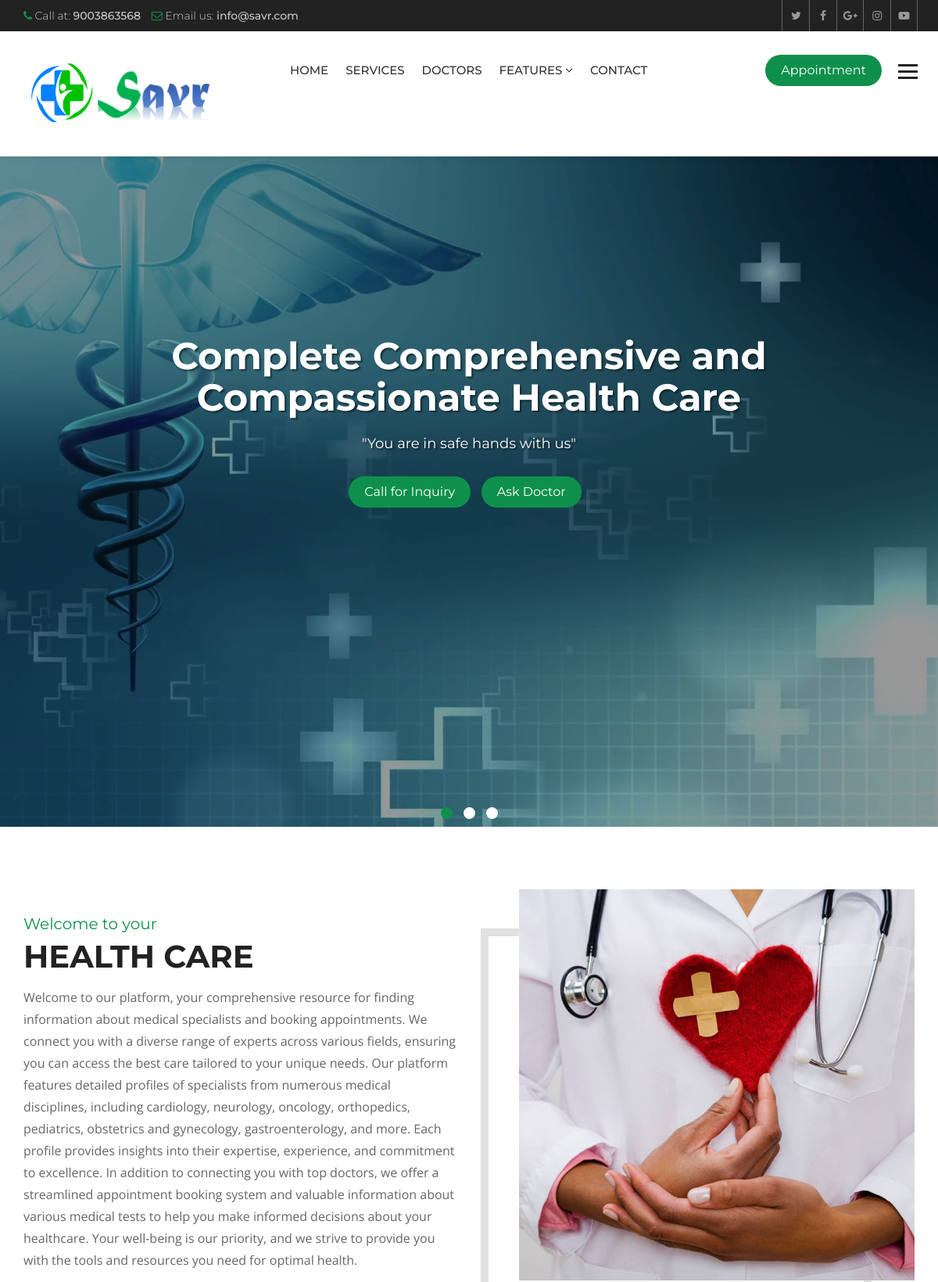
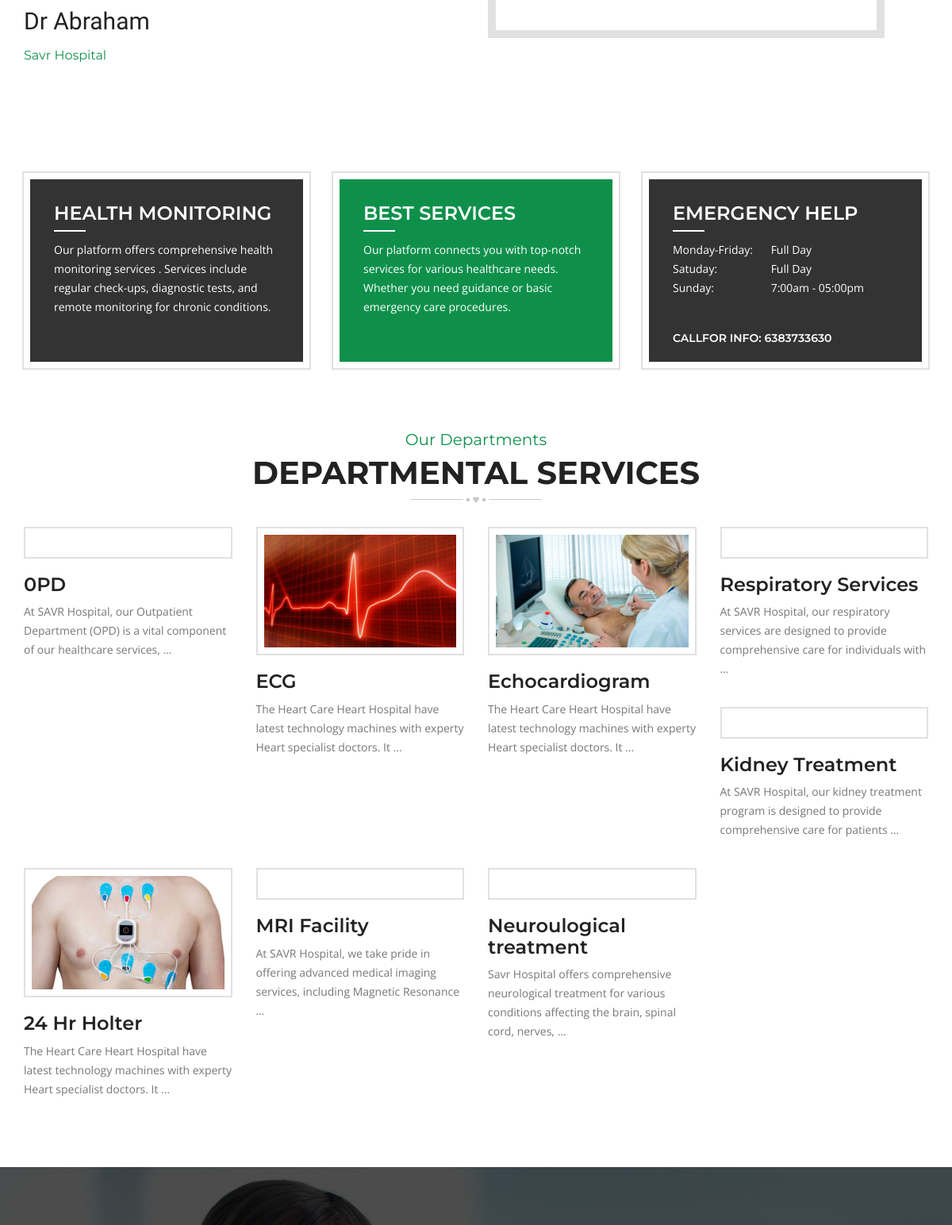
The page / (upper part) on the database its author committed (2 pictures, top to bottom).
### hospital/models.py (models this page shows, shortened)
class Slider(models.Model):
    caption = models.CharField(max_length=150)
    slogan = models.CharField(max_length=120)
    image = models.ImageField(upload_to='sliders/')
    class Meta:
        verbose_name_plural = 'Slider'

class Service(models.Model):
    title = models.CharField(max_length=120)
    description = models.TextField()
    items = models.ManyToManyField(to='Item',)
    thumbnail = models.ImageField(upload_to='services/')
    cover = models.ImageField(upload_to='services/')
    image1 = models.ImageField(upload_to='services/', blank=True, null=True)
    image2 = models.ImageField(upload_to='services/', blank=True, null=True)

### hospital/views.py (the view)
# urls.py: path('', views.HomeView.as_view(), name='index'),
class HomeView(ListView):
    template_name = 'hospital/index.html'
    queryset = Service.objects.all()
    context_object_name = 'services'
    def get_context_data(self, **kwargs):
        context = super().get_context_data()
        context['sliders'] = Slider.objects.all()
        context['experts'] = Doctor.objects.all()
        return context

### hospital/context_processors.py (called while the page is built)
def footer_content(request):
    services = Service.objects.all()
    doctors = Doctor.objects.all()
    context = {
        'services': services,
        'doctors': doctors
    }
    return context

### templates/hospital/index.html (shortened to what this page needs)
{% extends 'base.html' %}
{% load static %}
{% block maincontent %}
<div class="main-content">
  <section class="welcome-section">
    <div class="container">
      <div class="row">
        <div class="welcome-box">
          <div class="col-md-6 col-sm-6">
            <div class="welcome-text">
              <div class="sectio-title-2"> <strong>Welcome to your</strong>
                <h2>Health Care</h2>
              </div>
              <p>Welcome to our platform, your comprehensive resource for finding information about medical specialists and booking appointments. We connect you with a diverse range of experts across various fields, ensuring you can access the best care tailored to your unique needs.
                Our platform features detailed profiles of specialists from numerous medical disciplines, including cardiology, neurology, oncology, orthopedics, pediatrics, obstetrics and gynecology, gastroenterology, and more. Each profile provides insights into their expertise, experience, and commitment to excellence.
                In addition to connecting you with top doctors, we offer a streamlined appointment booking system and valuable information about various medical tests to help you make informed decisions about your healthcare.
                Your well-being is our priority, and we strive to provide you with the tools and resources you need for optimal health. </p>
              <strong class="signature">Dr Abraham</strong>
              <h6 class="designation">Savr Hospital</h6>
            </div>
          </div>
          <div class="col-md-6 col-sm-6">
            <div class="welcome-img"> <img src="{% static 'heartcare/images/welcome.jpg' %}" alt=""> </div>
          </div>
        </div>
      </div>
    </div>
  </section>
  <section class="home-features">
    <div class="container">
      <div class="row">
        <div class="col-md-4 col-sm-4">
          <div class="features-box">
            <h3>Health Monitoring</h3>
            <p>Our platform offers comprehensive health monitoring services . Services include regular check-ups, diagnostic tests, and remote monitoring for chronic conditions.</p>
          </div>
        </div>
        <div class="col-md-4 col-sm-4">
          <div class="features-box selected">
            <h3>Best Services</h3>
            <p>Our platform connects you with top-notch services for various healthcare needs. Whether you need guidance  or basic emergency care procedures.</p>
          </div>
        </div>
        <div class="col-md-4 col-sm-4">
          <div class="features-box">
            <h3>Emergency Help</h3>
            <p><span>Monday-Friday:</span> Full Day<br>
              <span>Satuday:</span> Full Day<br>
              <span>Sunday:</span> 7:00am - 05:00pm<br>
            </p>
            <a href="#">Callfor Info: 6383733630</a>
          </div>
        </div>
      </div>
    </div>
  </section>
  <section class="home-services">
    <div class="container">
      <div class="row">
        <div class="col-md-12">
          <div class="section-title-3"> <strong>Our Departments</strong>
            <h2>Departmental Services</h2>
          </div>
        </div>
        <div class="col-md-12">
          <div class="service-style-1">
            <div class="row">
              {% for service in services %}
              <div class="col-md-3 col-sm-3">
                <div class="service-box">
                  <div class="ser-thumb">  <img src="{{ service.thumbnail.url }}"
                      alt="">
                  </div>
                  <div class="ser-content">
                    <h3><a href="{% url 'service_details' service.id %}">{{ service.title }}</a></h3>
                    <p>{{ service.description|truncatewords:15 }}</p>
                  </div>
                </div>
              </div>
              {% endfor %}
            </div>
          </div>
        </div>
      </div>
    </div>
  </section>
  <section class="heart-care-services">
  </section>
{% endblock maincontent %}

### templates/partials/_slider.html
{% load static %}
<div class="main-slider">
    <div id="main-slider" class="owl-carousel owl-theme">
      {% for slider in sliders %}
      <div class="item">
          <div class="slide-caption slide-2">
            <div class="container">
              <h1>{{ slider.caption }}</h1>
              <p>{{ slider.slogan }}</p>
              <a class="btn-1" href="#">Call for Inquiry</a> <a class="btn-1" href="#">Ask Doctor</a>
            </div>
          </div>
          <span class="simg"><img src="{{ slider.image.url }}" alt=""></span>
        </div>
      {% endfor %}
    </div>
  </div>

### heartcare/static/heartcare/css/color.css (style rules this page uses)
.site-header .navbar-default .navbar-nav > li > a:hover, .site-header .navbar-default .navbar-nav > .active > a, .site-header .navbar-default .navbar-nav > .active > a:focus, .site-header .navbar-default .navbar-nav > .active > a:hover, .site-header .navbar-default .navbar-nav > .open > a, .site-header .navbar-default .navbar-nav > .open > a:focus, .site-header .navbar-default .navbar-nav > .open > a:hover, .main-slider .owl-theme .owl-dots .owl-dot.active span, .main-slider .owl-theme .owl-dots .owl-dot:hover span, .site-header .navbar-nav > li > a.appoint, .site-header .navbar-nav > li > a.nav-search, .btn-1, .site-header .dropdown-menu > li > a:after, .app-form input[type="submit"], .header-style-two .nav-area, .learn-more, .play:hover, .cp-tabs .nav-tabs > li.active > a, .cp-tabs .nav-tabs > li.active > a:focus, .cp-tabs .nav-tabs > li.active > a:hover, .site-header .head-search .btn.btn-default, .main-slider .owl-theme .owl-dots .owl-dot.active span, .main-slider .owl-theme .owl-dots .owl-dot:hover span, .service-box-2:after, .Heart-box:hover .v-icon, .Heart-box:hover .v-text, .post-date, .team-two .team-social li a, .team-two .team-box .team-text:after, .book-appointment-widget a, .cp-pagination .pagination > li > a:hover, .cp-pagination .pagination > li > span:hover, .book-app, .submit-btn, .news-thumb .date, .newsletter-form button, .news-detail blockquote, .comment-form input[type="submit"], .pro-hover a, .review-form input[type="submit"], .related-products .owl-dots .owl-dot.active span, .related-products .owl-dots .owl-dot:hover span, .heart-care-services .nav-tabs>li.active>a, .heart-care-services .nav-tabs>li.active>a:focus, .heart-care-services .nav-tabs>li.active>a:hover, .heart-care-services .nav-tabs>li>a:hover, .services-nav h3, .site-header .dropdown-menu > li > a:hover, .features-box:hover, .features-box.selected, .footer .widget .rm, .home-testimonials .owl-theme .owl-dots .owl-dot.active span, .home-testimonials .owl-theme .owl-dots .owl-dot:hover span { background: #0e904b; }
.top-bar li .fa, .top-social a:hover, .view, .services-list .service h3 a:hover, .service-style-1 .service-box .ser-content h3 a:hover, .faqs .panel-default > .panel-heading h4 a, .faqs .panel-default > .panel-heading a::after, .team-text h5 a:hover, .section-title-3 strong, .post-text > h5 a:hover, .read-more:hover, .widget address .icon, .footer .widget a:hover, .footer-cr p strong, .footer-social a:hover, .post-meta li, .post-meta li:after, .post-meta li a, .header-service-area .icon, .header-service-area strong, .section-title-1 strong, .section-title-1 h2, .sectio-title-2 strong, .welcome-text .designation, .Heart-box .v-icon, .phone-icon, .services-nav .side-nav li:hover a, .services-nav .side-nav li.active a, .gallery-thumb .hover-info a, .archives li:before, .search-form button, .date-time, .right-404 strong, .prices, .review .fa, .login-social li, .login-social li a, .heart-care-services .nav-tabs>li>a { color:#0e904b; }

### rows shown on the page
Slider: caption "Complete Comprehensive and Compassionate Health Care", slogan "\"You are in safe hands with us\""
Service: title "0PD", description "At SAVR Hospital, our Outpatient Department (OPD) is a vital component of our healthcare services, …"
Service: thumbnail (picture), title "ECG", description "The Heart Care Heart Hospital have latest technology machines with experty Heart specialist doctors. It …"
Service: thumbnail (picture), title "Echocardiogram", description "The Heart Care Heart Hospital have latest technology machines with experty Heart specialist doctors. It …"
Service: title "Respiratory Services", description "At SAVR Hospital, our respiratory services are designed to provide comprehensive care for individuals with …"
Service: title "Kidney Treatment", description "At SAVR Hospital, our kidney treatment program is designed to provide comprehensive care for patients …"
Service: thumbnail (picture), title "24 Hr Holter", description "The Heart Care Heart Hospital have latest technology machines with experty Heart specialist doctors. It …"
Service: title "MRI Facility", description "At SAVR Hospital, we take pride in offering advanced medical imaging services, including Magnetic Resonance …"
Service: title "Neuroulogical treatment", description "Savr Hospital offers comprehensive neurological treatment for various conditions affecting the brain, spinal cord, nerves, …"
